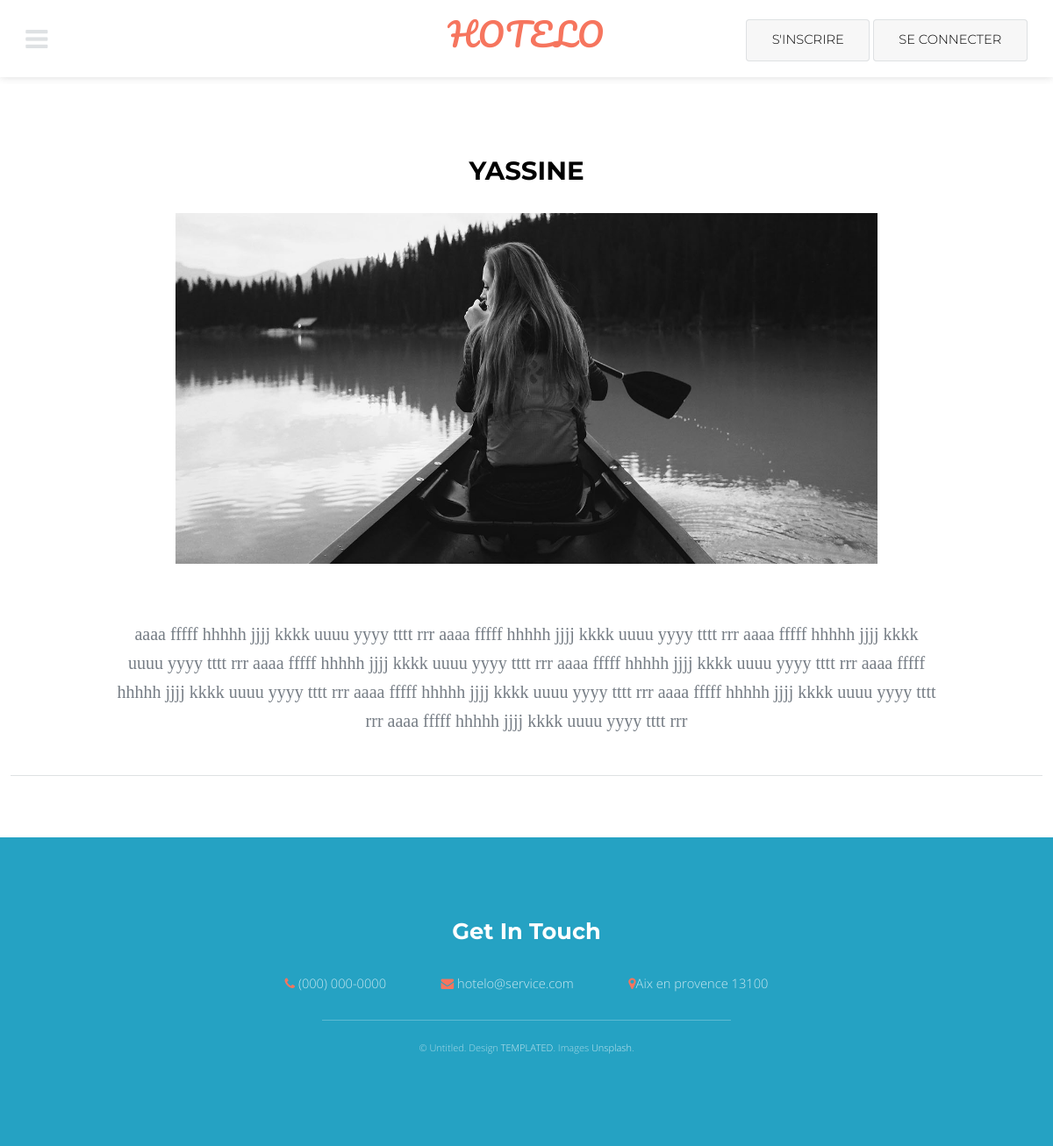
The app's page /afficher_actualite.php?id=6 with its own data.
### tables this page shows
CREATE TABLE `actualite` (
  `id` int(11) NOT NULL,
  `titre` varchar(255) NOT NULL,
  `texte` text NOT NULL,
  `image` varchar(255) NOT NULL
);

### afficher_actualite.php (the view, shortened to what this page needs)
<!DOCTYPE HTML>
<html>
	<head>
		<link rel="stylesheet" href="assets/css/main.css" />
		<link rel="stylesheet" href="assets/css/style.css" />
	</head>
	<body class="subpage">
			<section id="main" class="wrapper" >
				<div class="inner">
					<?php
						$dbb=new PDO('mysql:host=localhost;dbname=hotelo','root','');
						$reponse = $dbb->query("SELECT * FROM actualite where id =". $_GET['id']);
						while ($donne=$reponse->fetch())
							{
								$titre=$donne['titre'];
								$texte=$donne['texte'];
								$image=$donne['image'];
					?>
					<center>
					<header class="align-center">
						<h1><?php echo $titre; ?></h1>
					</header>
						<div class="chambre" >
							<img width="800" height="400" src="<?php echo "admin/pages/".$image;?>"/>
						<div class="detailChambre" style="width:1000px;">
						<br>
							<p style="font-size:20px;"><?php echo $texte; ?></p>
							</center>
						</div>
						<hr color="black">
					<?php
							}
				?>
			</section>
			<footer id="footer">
				<div class="inner">
					<h2>Get In Touch</h2>
					<ul class="actions">
						<li><span class="icon fa-phone"></span> <a href="#">(000) 000-0000</a></li>
						<li><span class="icon fa-envelope"></span> <a href="#">hotelo@service.com</a></li>
						<li><span class="icon fa-map-marker"></span>Aix en provence 13100</li>
					</ul>
				</div>
				<div class="copyright">
					&copy; Untitled. Design <a href="https://templated.co">TEMPLATED</a>. Images <a href="https://unsplash.com">Unsplash</a>.
				</div>
			</footer>
	</body>
</html>

### assets/css/style.css (style rules this page uses)
.chambre { font-family: cambria; }
.detailChambre { display: inline-block; width:56%; padding: 3%; }
.detailChambre * { margin: 0px; }
hr { margin: 1%; }

### records on screen
actualite: titre "YASSINE", image (picture), texte "aaaa fffff hhhhh jjjj kkkk uuuu yyyy tttt rrr aaaa fffff hhhhh jjjj kkkk uuuu yyyy tttt rrr aaaa fffff hhhhh jjjj kkkk uuuu yyyy tttt rrr aaaa fffff hhhhh jjjj kkkk uuuu yyyy tttt rrr aaaa fffff hhhhh jjjj kkkk uuuu yyyy tttt rrr aaaa fffff hhhhh jjjj kkkk uuuu yyyy tttt rrr aaaa fffff hhhhh jjjj kkkk uuuu yyyy tttt rrr aaaa fffff hhhhh jjjj kkkk uuuu yyyy tttt rrr aaaa fffff hhhhh jjjj kkkk uuuu yyyy tttt rrr"
